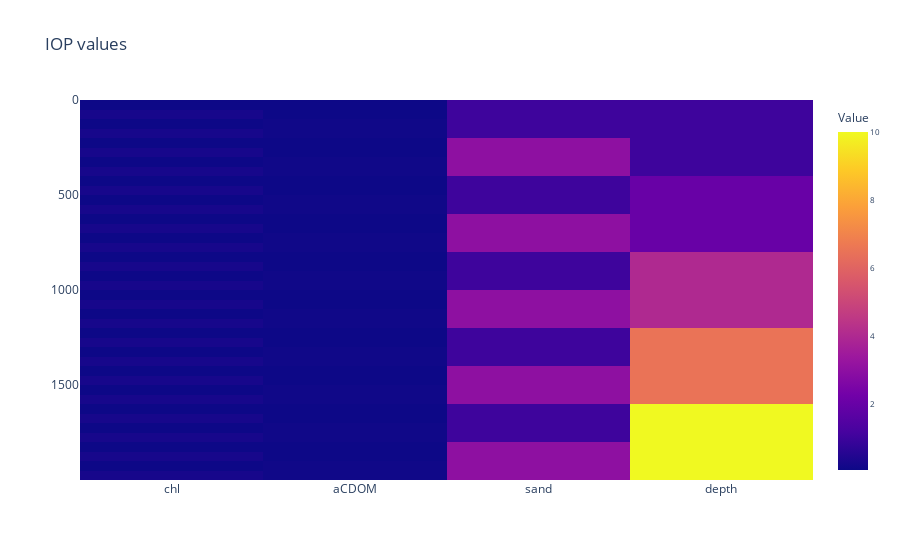

Source (notebook cell):
### Markdown cell above
## Visualising dataset

### Code cell
import plotly.express as px
import pandas as pd

param_vals_df = pd.DataFrame(np.squeeze(param_vals), columns=["chl", "aCDOM", "sand", "depth"])

fig = px.imshow(param_vals_df, aspect='auto', title="IOP values")
fig.update_traces(hovertemplate='value: %{z}')
fig.update_layout(
    title=dict(text="IOP values"),
    coloraxis_colorbar=dict(
        title="Value",
        titlefont=dict(size=12),
        tickfont=dict(size=8),
        )
)
fig.show()

### Figure 1 — Plotly figure (JSON) as saved in the notebook; plotly's stock layout.template omitted (floating-point values rounded to 4 significant figures; data arrays with more than 128 entries replaced by an {"elided": "..."} marker saying what was removed)
{"data": [{"coloraxis": "coloraxis", "hovertemplate": "value: %{z}", "name": "0", "type": "heatmap", "x": ["chl", "aCDOM", "sand", "depth"], "xaxis": "x", "y": {"elided": "2000 int values"}, "yaxis": "y", "z": {"elided": "2000x4 float values"}}], "layout": {"coloraxis": {"colorbar": {"tickfont": {"size": 8}, "title": {"font": {"size": 12}, "text": "Value"}}, "colorscale": [[0, "#0d0887"], [0.1111, "#46039f"], [0.2222, "#7201a8"], [0.3333, "#9c179e"], [0.4444, "#bd3786"], [0.5556, "#d8576b"], [0.6667, "#ed7953"], [0.7778, "#fb9f3a"], [0.8889, "#fdca26"], [1, "#f0f921"]]}, "title": {"text": "IOP values"}, "xaxis": {"anchor": "y", "domain": [0, 1]}, "yaxis": {"anchor": "x", "autorange": "reversed", "domain": [0, 1]}}}
